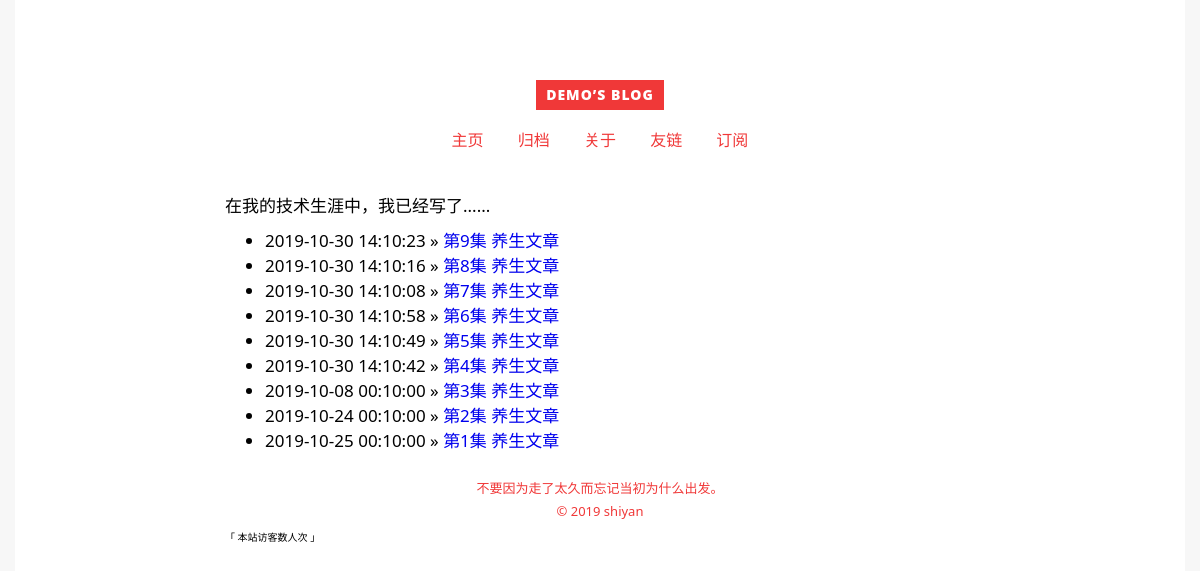
Page /Posts/ on the committed database.
### index/models.py (models this page shows, shortened)
class Index_Information(models.Model):
    title = models.CharField('博客标题名称①',max_length=50)
    title_name = models.CharField('博客标题名称②',max_length=50)
    Description = models.CharField('博客相关内容关键信息',max_length=50)
    class Meta:
        verbose_name = '博客标题'
        verbose_name_plural = verbose_name

class Index_Body(models.Model):
    blog_body_name = models.CharField('文章名称',max_length=50)
    blog_body_time = models.DateTimeField('文章发布时间')
    blog_body_context = RichTextUploadingField('文章内容')
    blog_body_type_1 = models.CharField('文章类型',max_length=15)
    blog_body_type_2 = models.CharField('文章标签',max_length=15)
    class Meta:
        verbose_name = '博客文章'
        verbose_name_plural = verbose_name

### Posts/views.py (the view)
# urls.py: path('', views.Posts_list,name='posts_list'),
def Posts_list(request):
    index_information = Index_Information.objects.get(pk=1)
    index_body = Index_Body.objects.all().order_by("-id")
    return render(request,'Posts_list.html',locals())

### Posts/templates/Posts_list.html (shortened to what this page needs)
{% extends 'index.html' %}
{% block name_title %}{{ index_information.title_name }}{% endblock %}
{% block body %}
    <br>
    <br>
<br>
<small style="font-size:17px;">在我的技术生涯中，我已经写了......</small>
<ul>
        {% for posts_list_div in index_body %}
      <li style="font-size:17px;">
          <span>{{ posts_list_div.blog_body_time | date:"Y-m-d H:n:s" }}</span> » <a href="{% url 'blog_Article' posts_list_div.pk %}">{{ posts_list_div.blog_body_name }}</a>
      </li>
        {% endfor %}
</ul>
{% endblock %}

### static/css/style.css (style rules this page uses)
html { font-family: sans-serif; -ms-text-size-adjust: 100%; -webkit-text-size-adjust: 100%; }
body { margin: 0; }
a { background-color: transparent; }
small { font-size: 80%; }
html { font-size: 10px; -webkit-text-size-adjust: 100%; }
a { text-decoration: none; }
body { background-color: #f7f7f7; font-family: "Segoe UI", "Lucida Grande", Helvetica, "Microsoft YaHei", FreeSans, Arimo, "Droid Sans", "wenquanyi micro hei", "Hiragino Sans GB", "Hiragino Sans GB W3", Arial, sans-serif; -moz-osx-font-smoothing: grayscale; -webkit-font-smoothing: antialiased; overflow-x: hidden; }

### rows in the picture
Index_Information: title_name "DEMO’S BLOG"
Index_Body: blog_body_time "2019-10-30 14:10:23", blog_body_name "第9集 养生文章"
Index_Body: blog_body_time "2019-10-30 14:10:16", blog_body_name "第8集 养生文章"
Index_Body: blog_body_time "2019-10-30 14:10:08", blog_body_name "第7集 养生文章"
Index_Body: blog_body_time "2019-10-30 14:10:58", blog_body_name "第6集 养生文章"
Index_Body: blog_body_time "2019-10-30 14:10:49", blog_body_name "第5集 养生文章"
Index_Body: blog_body_time "2019-10-30 14:10:42", blog_body_name "第4集 养生文章"
Index_Body: blog_body_time "2019-10-08 00:10:00", blog_body_name "第3集 养生文章"
Index_Body: blog_body_time "2019-10-24 00:10:00", blog_body_name "第2集 养生文章"
Index_Body: blog_body_time "2019-10-25 00:10:00", blog_body_name "第1集 养生文章"
